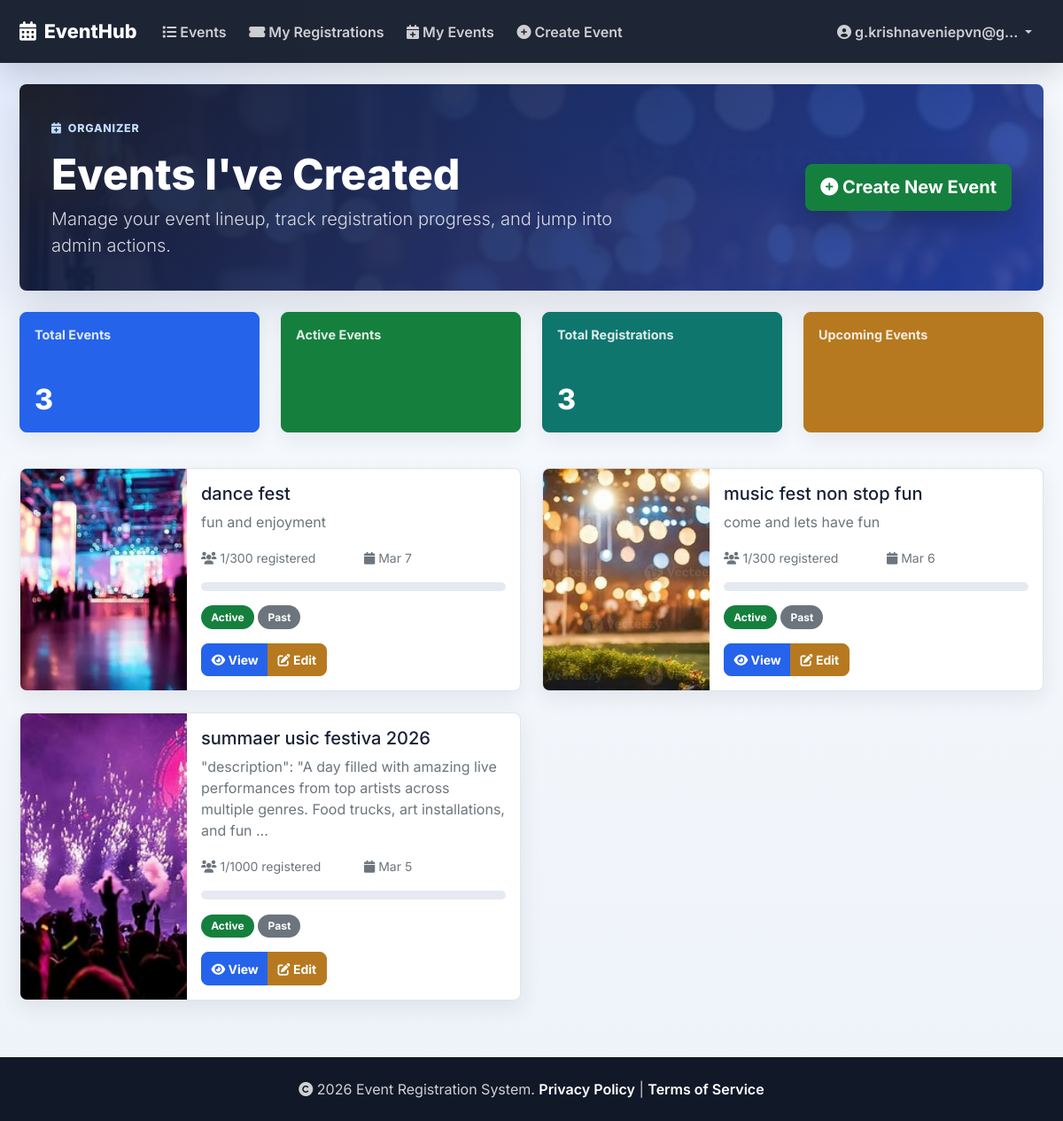
Before: /events/my-events/ (signed in) with the older database file.
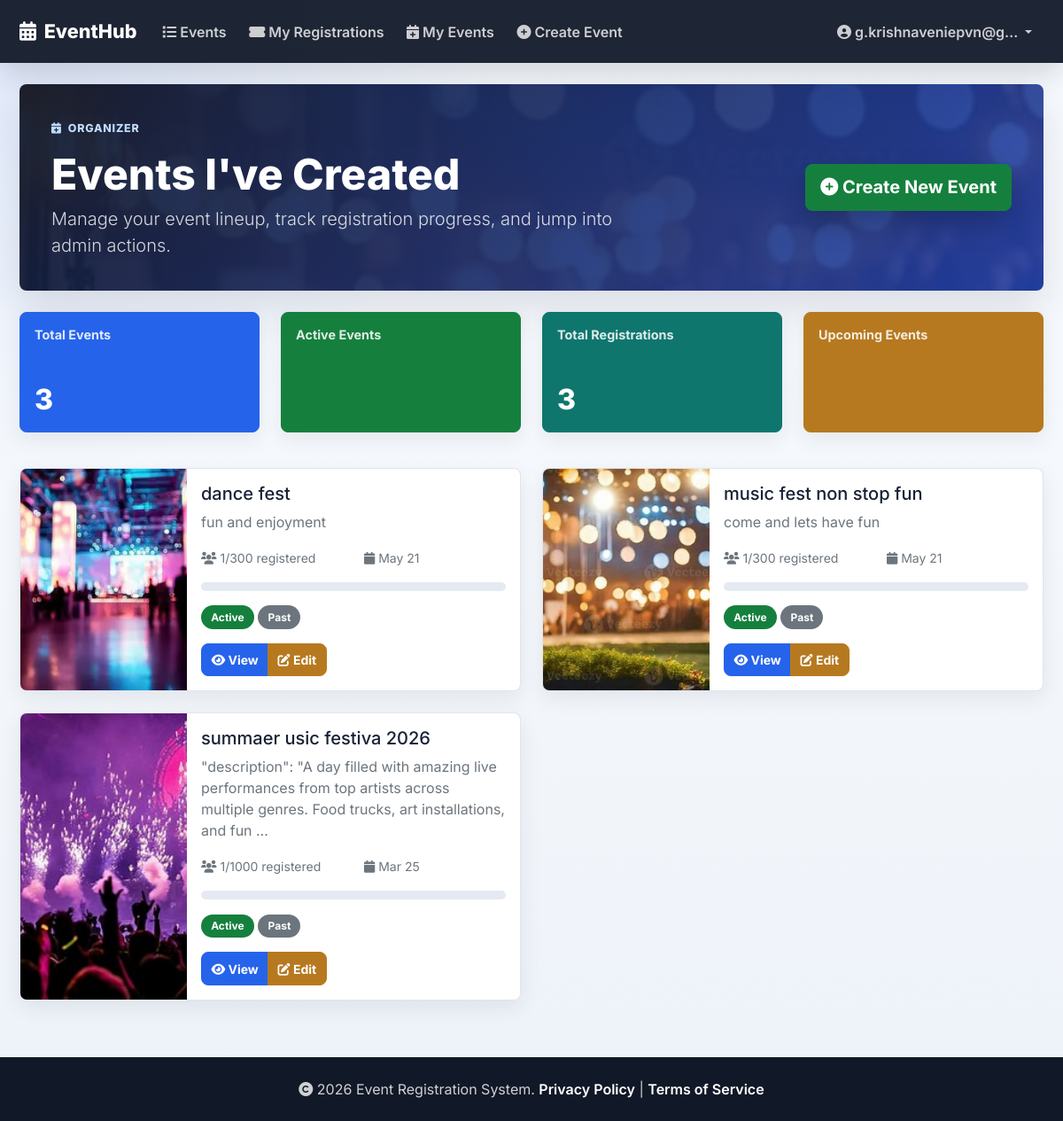
After: the same page with the newer database file.
### events/models.py (models this page shows, shortened)
class Event(models.Model):
    title = models.CharField(max_length=200)
    description = models.TextField()
    venue = models.CharField(max_length=200)
    date = models.DateTimeField()
    capacity = models.IntegerField()
    price = models.DecimalField(max_digits=10, decimal_places=2, default=0.00)
    image = models.ImageField(upload_to='event_images/', blank=True, null=True)
    created_by = models.ForeignKey(User, on_delete=models.CASCADE, related_name='events_created')
    created_at = models.DateTimeField(auto_now_add=True)
    is_active = models.BooleanField(default=True)

### events/views.py (the view)
# urls.py: path('my-events/', views.events_created, name='events_created'),
@login_required
def events_created(request):
    events = Event.objects.filter(created_by=request.user).order_by('-created_at')
    upcoming_events = events.filter(date__gte=timezone.now()).count()
    total_registrations = sum(event.registrations.count() for event in events)
    active_events = events.filter(is_active=True).count()
    for event in events:
        event.total_registrations = event.registrations.count()
        event.confirmed_registrations = event.registrations.filter(status='confirmed').count()
        event.attended_registrations = event.registrations.filter(status='attended').count()
    context = {
        'events': events,
        'total_registrations': total_registrations,
        'active_events': active_events,
        'upcoming_events': upcoming_events,
        'now': timezone.now(),
    }
    return render(request, 'events/events_created.html', context)

### events/templates/events/events_created.html (shortened to what this page needs)
{% extends 'base.html' %}
{% block content %}
<div class="container">
    <div class="page-hero">
        <div class="row align-items-center g-3">
            <div class="col-lg-8">
                <span class="page-kicker"><i class="fas fa-calendar-plus"></i> Organizer</span>
                <h1>Events I've Created</h1>
                <p class="lead mb-0">Manage your event lineup, track registration progress, and jump into admin actions.</p>
            </div>
            <div class="col-lg-4 text-lg-end">
                <a href="{% url 'create_event' %}" class="btn btn-success btn-lg">
                    <i class="fas fa-plus-circle"></i> Create New Event
                </a>
            </div>
        </div>
    </div>
    {% if events %}
    <div class="row mb-4">
        <div class="col-md-3 mb-3">
            <div class="card stat-card text-white bg-primary">
                <div class="card-body">
                    <h5 class="card-title">Total Events</h5>
                    <h2>{{ events.count }}</h2>
                </div>
            </div>
        </div>
        <div class="col-md-3 mb-3">
            <div class="card stat-card text-white bg-success">
                <div class="card-body">
                    <h5 class="card-title">Active Events</h5>
                </div>
            </div>
        </div>
        <div class="col-md-3 mb-3">
            <div class="card stat-card text-white bg-info">
                <div class="card-body">
                    <h5 class="card-title">Total Registrations</h5>
                    <h2>{{ total_registrations|default:"0" }}</h2>
                </div>
            </div>
        </div>
        <div class="col-md-3 mb-3">
            <div class="card stat-card text-white bg-warning">
                <div class="card-body">
                    <h5 class="card-title">Upcoming Events</h5>
                </div>
            </div>
        </div>
    </div>
    {% endif %}
    {% if events %}
        <div class="row">
            {% for event in events %}
                <div class="col-md-6 mb-4">
                    <div class="card h-100">
                        <div class="row g-0">
                            <div class="col-md-4">
                                {% if event.image %}
                                    <img src="{{ event.image.url }}" class="img-fluid rounded-start h-100 created-event-image" alt="{{ event.title }}">
                                {% else %}
                                    <div class="event-image-placeholder h-100">
                                        <i class="fas fa-calendar fa-3x"></i>
                                    </div>
                                {% endif %}
                            </div>
                            <div class="col-md-8">
                                <div class="card-body">
                                    <h5 class="card-title">{{ event.title }}</h5>
                                    <p class="card-text text-muted">{{ event.description|truncatewords:20 }}</p>
                                    <div class="row mb-3">
                                        <div class="col-6">
                                            <small class="text-muted">
                                                <i class="fas fa-users"></i>
                                                {{ event.registrations.count }}/{{ event.capacity }} registered
                                            </small>
                                        </div>
                                        <div class="col-6">
                                            <small class="text-muted">
                                                <i class="fas fa-calendar"></i>
                                                {{ event.date|date:"M j" }}
                                            </small>
                                        </div>
                                    </div>
                                    <div class="progress mb-3" style="height: 10px;">
                                        {% widthratio event.registrations.count event.capacity 100 as percentage %}
                                    </div>
                                    <div class="mb-3">
                                        {% if event.is_active %}
                                            <span class="badge bg-success">Active</span>
                                        {% else %}
                                            <span class="badge bg-secondary">Inactive</span>
                                        {% endif %}
                                        {% if event.date > now %}
                                            <span class="badge bg-primary">Upcoming</span>
                                        {% else %}
                                            <span class="badge bg-secondary">Past</span>
                                        {% endif %}
                                    </div>
                                    <div class="btn-group" role="group">
                                        <a href="{% url 'event_detail' event.pk %}" class="btn btn-sm btn-primary">
                                            <i class="fas fa-eye"></i> View
                                        </a>
                                        <a href="{% url 'admin:events_event_change' event.pk %}" class="btn btn-sm btn-warning">
                                            <i class="fas fa-edit"></i> Edit
                                        </a>
                                    </div>
                                </div>
                            </div>
                        </div>
                    </div>
                </div>
            {% endfor %}
        </div>
    {% endif %}
</div>
{% endblock %}

### events/templates/base.html (shortened to what this page needs)
<!DOCTYPE html>
<html lang="en">
<head>
    <link href="https://cdn.jsdelivr.net/npm/bootstrap@5.1.3/dist/css/bootstrap.min.css" rel="stylesheet">
    <link rel="stylesheet" href="https://cdnjs.cloudflare.com/ajax/libs/font-awesome/6.0.0/css/all.min.css">
    {% load static %}
    <link rel="stylesheet" href="{% static 'css/style.css' %}">
</head>
<body>
    <nav class="navbar navbar-expand-lg navbar-dark bg-dark">
        <div class="container">
            <a class="navbar-brand" href="{% url 'event_list' %}">
                <i class="fas fa-calendar-alt"></i> EventHub
            </a>
            <div class="collapse navbar-collapse" id="navbarNav">
                <ul class="navbar-nav me-auto">
                    <li class="nav-item">
                        <a class="nav-link" href="{% url 'event_list' %}">
                            <i class="fas fa-list"></i> Events
                        </a>
                    </li>
                    {% if user.is_authenticated %}
                        <li class="nav-item">
                            <a class="nav-link" href="{% url 'my_registrations' %}">
                                <i class="fas fa-ticket-alt"></i> My Registrations
                            </a>
                        </li>
                        <li class="nav-item">
                            <a class="nav-link" href="{% url 'events_created' %}">
                                <i class="fas fa-calendar-plus"></i> My Events
                            </a>
                        </li>
                        <li class="nav-item">
                            <a class="nav-link" href="{% url 'create_event' %}">
                                <i class="fas fa-plus-circle"></i> Create Event
                            </a>
                        </li>
                    {% endif %}
                </ul>
                <ul class="navbar-nav">
                    {% if user.is_authenticated %}
                        <li class="nav-item dropdown">
                            <a class="nav-link dropdown-toggle" href="#" id="userDropdown" role="button" data-bs-toggle="dropdown">
                                <i class="fas fa-user-circle"></i> {{ user.email|truncatechars:20 }}
                            </a>
                        </li>
                    {% endif %}
                </ul>
            </div>
        </div>
    </nav>
    <main class="site-main">
        {% block content %}
        {% endblock %}
    </main>
    <footer class="footer mt-auto">
        <div class="container text-center">
            <p class="mb-0">
                <i class="fas fa-copyright"></i> 2026 Event Registration System.
                <a href="#" class="text-white">Privacy Policy</a> |
                <a href="#" class="text-white">Terms of Service</a>
            </p>
        </div>
    </footer>
</body>
</html>

### static/css/style.css (style rules this page uses)
:root { --bg: #f4f7fb; --surface: #ffffff; --surface-soft: #eef4ff; --ink: #182235; --muted: #667085; --line: #dce3ee; --primary: #2563eb; --primary-dark: #1e40af; --accent: #0f766e; --accent-dark: #115e59; --warning: #b7791f; --danger: #c2410c; --success: #15803d; --shadow-sm: 0 8px 24px rgba(24, 34, 53, 0.08); --shadow-md: 0 18px 46px rgba(24, 34, 53, 0.13); }
* { box-sizing: border-box; }
body { min-height: 100vh; display: flex; flex-direction: column; color: var(--ink); font-family: "Inter", "Segoe UI", Tahoma, Geneva, Verdana, sans-serif; background: radial-gradient(circle at top left, rgba(37, 99, 235, 0.11), transparent 34rem), linear-gradient(180deg, #f8fbff 0%, var(--bg) 52%, #edf2f9 100%); }
a { color: var(--primary); text-decoration: none; }
.site-main { flex: 1; padding: 1.5rem 0 2.5rem; }
.container { max-width: 1180px; }
.navbar { padding: 0.9rem 0; background: rgba(16, 24, 40, 0.94) !important; box-shadow: 0 12px 32px rgba(16, 24, 40, 0.16); backdrop-filter: blur(14px); }
.navbar-brand { display: inline-flex; align-items: center; gap: 0.55rem; font-size: 1.35rem; font-weight: 800; }
.navbar .nav-link { border-radius: 999px; color: rgba(255, 255, 255, 0.78) !important; font-weight: 600; padding: 0.55rem 0.8rem !important; }
.footer { margin-top: 2rem; padding: 1.5rem 0; color: rgba(255, 255, 255, 0.8); background: #111827; }
.footer a { color: white; font-weight: 600; }
.page-hero { position: relative; overflow: hidden; margin-bottom: 1.5rem; padding: clamp(1.5rem, 3vw, 2.4rem); color: white; background: linear-gradient(135deg, rgba(15, 23, 42, 0.94), rgba(30, 64, 175, 0.88)), url("/media/event_images/OIP_8.jpg") center/cover; border-radius: 8px; box-shadow: var(--shadow-md); }
.page-hero h1 { max-width: 760px; margin-bottom: 0.4rem; font-size: clamp(2rem, 4vw, 3.25rem); font-weight: 800; }
.page-hero .lead { max-width: 680px; color: rgba(255, 255, 255, 0.82) !important; }
.page-hero .btn { box-shadow: 0 14px 32px rgba(0, 0, 0, 0.22); }
.page-kicker { display: inline-flex; align-items: center; gap: 0.45rem; margin-bottom: 0.8rem; color: #bfdbfe; font-size: 0.78rem; font-weight: 800; letter-spacing: 0.06em; text-transform: uppercase; }
.card { overflow: hidden; border: 1px solid rgba(220, 227, 238, 0.9); border-radius: 8px; background: var(--surface); box-shadow: var(--shadow-sm); transition: transform 0.18s ease, box-shadow 0.18s ease, border-color 0.18s ease; }
.stat-card { position: relative; min-height: 136px; }
.stat-card .card-body { display: flex; flex-direction: column; justify-content: space-between; }
.stat-card h5 { font-size: 0.9rem; font-weight: 700; opacity: 0.86; }
.stat-card h2 { margin: 0; font-weight: 800; }
.badge { border-radius: 999px; padding: 0.45rem 0.7rem; font-weight: 700; }
.btn { border-radius: 8px; padding: 0.66rem 1rem; font-weight: 700; transition: transform 0.16s ease, box-shadow 0.16s ease, background-color 0.16s ease; }
.btn-sm { padding: 0.45rem 0.65rem; }
.btn-primary, .bg-primary { background-color: var(--primary) !important; border-color: var(--primary) !important; }
.btn-success, .bg-success { background-color: var(--success) !important; border-color: var(--success) !important; }
.btn-info, .bg-info { background-color: var(--accent) !important; border-color: var(--accent) !important; }
.btn-warning, .bg-warning { background-color: var(--warning) !important; border-color: var(--warning) !important; color: #fff !important; }
.progress { overflow: hidden; border-radius: 999px; background: #e5eaf2; }
.created-event-image { min-height: 100%; object-fit: cover; }

Changed rows visible on the page:
changed Event "dance fest": date "Mar 7" → "May 21"
changed Event "music fest non stop fun": date "Mar 6" → "May 21"
changed Event id 1: date "Mar 5" → "Mar 25"
